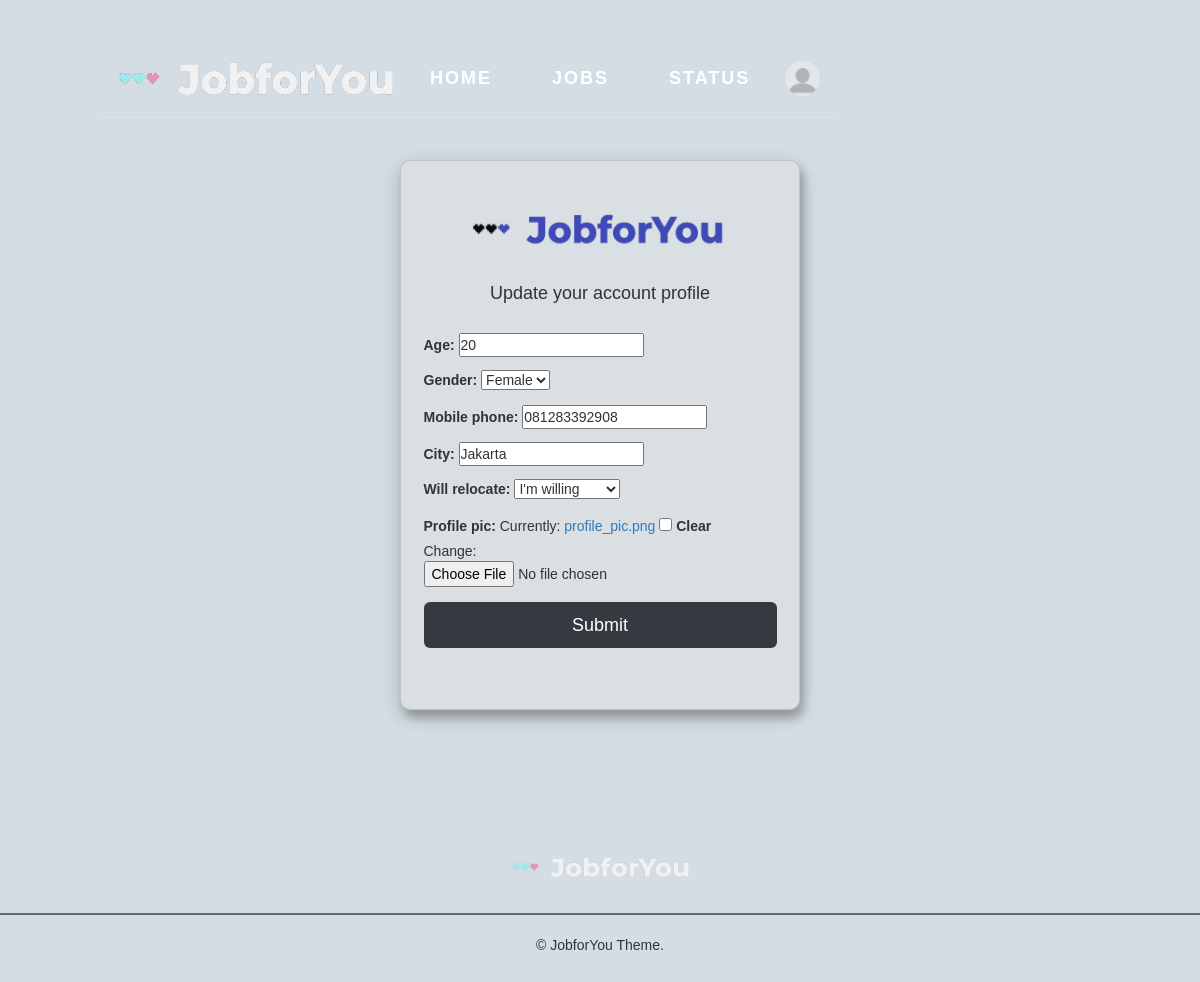
Before: /applicant_update/ (signed in) with the older database file.
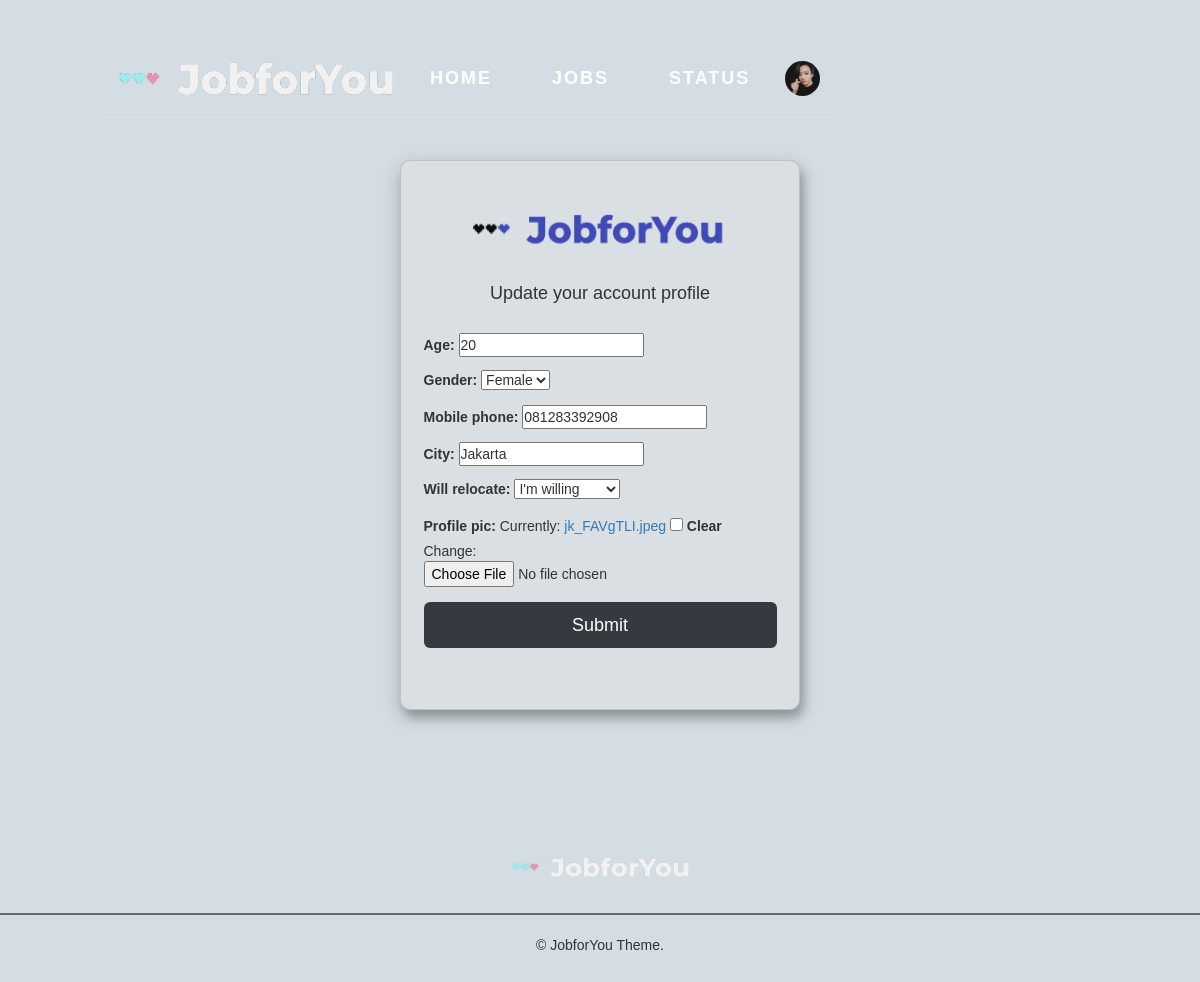
After: the same page with the newer database file.
### account/models.py (models this page shows, shortened)
class CustomUser(AbstractUser):
    is_company = models.BooleanField(default=False)
    is_applicant = models.BooleanField(default=False)
    name = models.CharField(max_length=30, blank=True, null=True)
    email = models.EmailField(
        verbose_name="email",
        max_length=60,
        unique=True,
    )
    def get_applicant(self):
        return self.is_applicant

class Applicant(models.Model):
    applicant = models.OneToOneField(CustomUser, on_delete=models.CASCADE, primary_key=True)
    GENDER_MALE = 'Male'
    GENDER_FEMALE = 'Female'
    GENDER_CHOICES = [(GENDER_MALE, 'Male'), (GENDER_FEMALE, 'Female')]
    gender = models.CharField(max_length=20, default=GENDER_MALE, choices=GENDER_CHOICES)
    age = models.CharField(max_length=10, null=True)
    mobile_phone = models.CharField(max_length=20, null=True)
    city = models.CharField(max_length=30, null=True)
    WILL_RELOCATE = "I'm willing"
    WONT_RELOCATE = "I'm not willing"
    RELOCATE_CHOICES = (
        (WILL_RELOCATE, "I'm willing"),
        (WONT_RELOCATE, "I'm not willing"),
    )
    will_relocate = models.CharField(max_length=20, default=WILL_RELOCATE, choices=RELOCATE_CHOICES)
    profile_pic = models.ImageField(default="profile_pic.png", null=True, blank=True)
    objects = models.Manager()
    def get_profile_pic(self):
        return self.profile_pic

### account/views.py (the view)
# urls.py: path('applicant_update/', applicant_update_profile, name='applicant_update'),
def applicant_update_profile(request):
    if request.method == 'POST':
        form = ApplicantEditProfileForm(request.POST, request.FILES, instance=request.user.applicant)
        if form.is_valid():
            form.save()
            messages.success(request, 'Account is successfully updated')
            return redirect('account_profile')
    else:
        form = ApplicantEditProfileForm(instance=request.user.applicant)
    return render(request, 'account/applicant_update.html', {'applicant_update': form})

### account/forms.py
class ApplicantEditProfileForm(UserChangeForm):
    password = None
    class Meta:
        model = Applicant
        fields = (
            'age',
            'gender',
            'mobile_phone',
            'city',
            'will_relocate',
            'profile_pic',
        )

### account/templates/account/applicant_update.html (shortened to what this page needs)
{% extends "base.html" %}
{% load static %}
{% block content %}
    <div class="container-fluid">
        <div class="row justify-content-center h-100">
			<div class="card card-login">
		  		<div class="card-body">
                    <div class="d-flex flex-column">
                        <img class="mx-auto mt-4" src="{% static 'images/logo2.png' %}" alt="JobforYoulogo" width="280" height="75">
                    </div>
                    <h4 class="text-center mb-5">Update your account profile</h4>
                    <form method="POST" enctype="multipart/form-data">
                        {{applicant_update.as_p}}
                        <button class='btn btn-lg btn-dark btn-block mt-4' type="submit">Submit</button>
                    </form>
                </div>
            </div>
        </div>
    </div>
{% endblock content %}

### templates/snippets/header.html (shortened to what this page needs)
{% load static %}
<header>
    <div class="d-flex p-3 px-md-4 border-bottom mb-3 shadow-sm">
        {% if request.user.is_authenticated %}
            {% if request.user.get_applicant == True %}
            <div class="d-none d-md-flex flex-row my-auto flex-grow-1 align-items-center">
                <img class="mx-auto mt-1" src="{% static 'images/logo.png' %}" alt="JobforYoulogo" width="280" height="50">
                <div class="p-2 text-white">
                    <div class="d-flex flex-row">
                        <nav>
                            <ul>
                                <li><a class="mt-3 mx-5 text-white" href="{% url 'home' %}">HOME</a></li>
                                <li><a class="mt-3 mx-5 text-white" href="{% url 'jobs_view' %}">JOBS</a></li>
                                <li><a class="mt-3 mx-5 text-white" href="{% url 'status' %}">STATUS</a></li>
                            </ul>
                        </nav>
                    </div>
                </div>
                <div class="d-flex flex-row-reverse flex-grow-1">
                    <nav>
                        <div class="dropdown dropleft">
                            <div class="d-flex flex-row">
                                <div class="btn-group dropleft">
                                    <img class="account-image rounded-circle m-auto d-block dropdown-toggle" id="id_profile_links" data-toggle="dropdown" aria-haspopup="true" aria-expanded="false" src="{{request.user.applicant.get_profile_pic.url}}" alt="default account logo" width="35" height="35">
                                </div>
                            </div>
                        </div>
                    </nav>
                </div>
            </div>
        </div>
        {% endif %}
{% endif %}
</header>

Changed rows visible on the page:
changed CustomUser: user.applicant.get_profile_pic: a different picture
Other visible differences:
text no longer shown: "Age: Gender: Mobile phone: City: Will relocate: Profile pic: Currently: profile_pic.png Clear Change:"
text now shown: "Age: Gender: Mobile phone: City: Will relocate: Profile pic: Currently: jk_FAVgTLI.jpeg Clear Change:"
